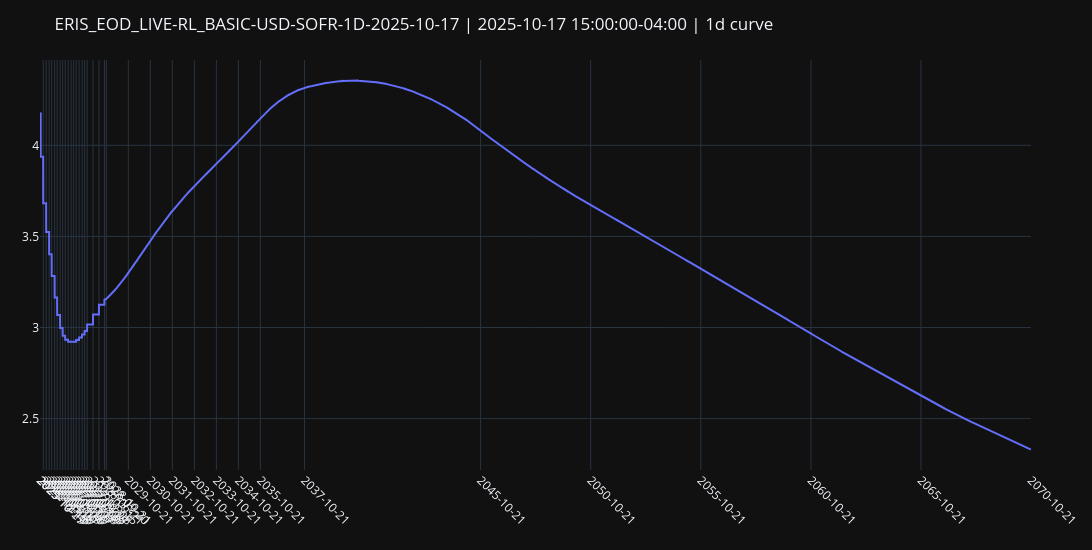

The notebook cell saved with this chart:
### Code cell
x_data_num, y_data_rate = curve_handle.handle()._plot_rates("1d", left=rl.NoInput(0), right=rl.NoInput(0))
plot_data_dict = dict(zip(x_data_num, [y.real for y in y_data_rate]))

calendar = ql.UnitedStates(ql.UnitedStates.FederalReserve)
filtered_plot_data = {dt: rate for dt, rate in plot_data_dict.items() if calendar.isBusinessDay(ql.Date(dt.day, dt.month, dt.year))}

x_business_days = list(filtered_plot_data.keys())
y_business_rates = list(filtered_plot_data.values())
curve_nodes = curve_handle.handle().nodes._nodes.keys()

# fig, ax = plt.subplots()
# ax.plot(x_business_days, y_business_rates)
# ax.xaxis.set_major_formatter(mdates.DateFormatter("%Y-%m-%d"))
# plt.xticks(rotation=45, ha="right")  # Rotate ticks for better readability
# ax.grid(True, linestyle="--", alpha=0.6)

# ticks = [t.tz_localize(None) if getattr(t, "tzinfo", None) else t for t in curve_nodes]
# ax.set_xticks(mdates.date2num(ticks))
# ax.xaxis.set_major_formatter(mdates.DateFormatter("%Y-%m-%d"))
# plt.title(f"{curve_handle.meta()["id"]} | {curve_handle.meta()["timestamp"]} | 1d")
# plt.xticks(rotation=45)
# plt.tight_layout()
# plt.show()


fig = go.Figure()
fig.add_trace(go.Scatter(x=x_business_days, y=y_business_rates, mode="lines", name="1D"))

tick_vals = [pd.Timestamp(t).tz_localize(None) for t in curve_nodes]
tick_text = [pd.Timestamp(t).strftime("%Y-%m-%d") for t in tick_vals]

fig.update_layout(
    title=f"{curve_handle.meta()["id"]} | {curve_handle.meta()["timestamp"]} | 1d curve",
    template="plotly_dark",
    margin=dict(l=40, r=20, t=60, b=80),
    xaxis=dict(tickmode="array", tickvals=tick_vals, ticktext=tick_text, tickangle=45, showgrid=True),
    height=550,
    width=1200,
    yaxis=dict(showgrid=True),
)
fig.update_xaxes(
    showspikes=True,
    spikecolor="white",
    spikesnap="cursor",
    spikemode="across",
    showgrid=True,
)
fig.update_yaxes(
    showspikes=True,
    spikecolor="white",
    spikesnap="cursor",
    spikethickness=0.5,
    showgrid=True,
)

fig.show()

### Figure 1 — Plotly figure (JSON) as saved in the notebook; plotly's stock layout.template omitted (floating-point values rounded to 4 significant figures; data arrays with more than 128 entries replaced by an {"elided": "..."} marker saying what was removed)
{"data": [{"mode": "lines", "name": "1D", "type": "scatter", "x": {"elided": "11280 str values"}, "y": {"elided": "11280 float values"}}], "layout": {"height": 550, "margin": {"b": 80, "l": 40, "r": 20, "t": 60}, "title": {"text": "ERIS_EOD_LIVE-RL_BASIC-USD-SOFR-1D-2025-10-17 | 2025-10-17 15:00:00-04:00 | 1d curve"}, "width": 1200, "xaxis": {"showgrid": true, "showspikes": true, "spikecolor": "white", "spikemode": "across", "spikesnap": "cursor", "tickangle": 45, "tickmode": "array", "ticktext": ["2025-10-17", "2025-10-29", "2025-12-10", "2026-01-28", "2026-03-18", "2026-04-29", "2026-06-17", "2026-07-29", "2026-09-16", "2026-10-28", "2026-12-09", "2027-01-27", "2027-03-17", "2027-04-28", "2027-06-09", "2027-07-28", "2027-09-15", "2027-10-27", "2027-12-08", "2028-03-15", "2028-06-21", "2028-09-20", "2028-10-21", "2029-10-21", "2030-10-21", "2031-10-21", "2032-10-21", "2033-10-21", "2034-10-21", "2035-10-21", "2037-10-21", "2045-10-21", "2050-10-21", "2055-10-21", "2060-10-21", "2065-10-21", "2070-10-21"], "tickvals": ["2025-10-17T00:00:00", "2025-10-29T00:00:00", "2025-12-10T00:00:00", "2026-01-28T00:00:00", "2026-03-18T00:00:00", "2026-04-29T00:00:00", "2026-06-17T00:00:00", "2026-07-29T00:00:00", "2026-09-16T00:00:00", "2026-10-28T00:00:00", "2026-12-09T00:00:00", "2027-01-27T00:00:00", "2027-03-17T00:00:00", "2027-04-28T00:00:00", "2027-06-09T00:00:00", "2027-07-28T00:00:00", "2027-09-15T00:00:00", "2027-10-27T00:00:00", "2027-12-08T00:00:00", "2028-03-15T00:00:00", "2028-06-21T00:00:00", "2028-09-20T00:00:00", "2028-10-21T00:00:00", "2029-10-21T00:00:00", "2030-10-21T00:00:00", "2031-10-21T00:00:00", "2032-10-21T00:00:00", "2033-10-21T00:00:00", "2034-10-21T00:00:00", "2035-10-21T00:00:00", "2037-10-21T00:00:00", "2045-10-21T00:00:00", "2050-10-21T00:00:00", "2055-10-21T00:00:00", "2060-10-21T00:00:00", "2065-10-21T00:00:00", "2070-10-21T00:00:00"]}, "yaxis": {"showgrid": true, "showspikes": true, "spikecolor": "white", "spikesnap": "cursor", "spikethickness": 0.5}}}
